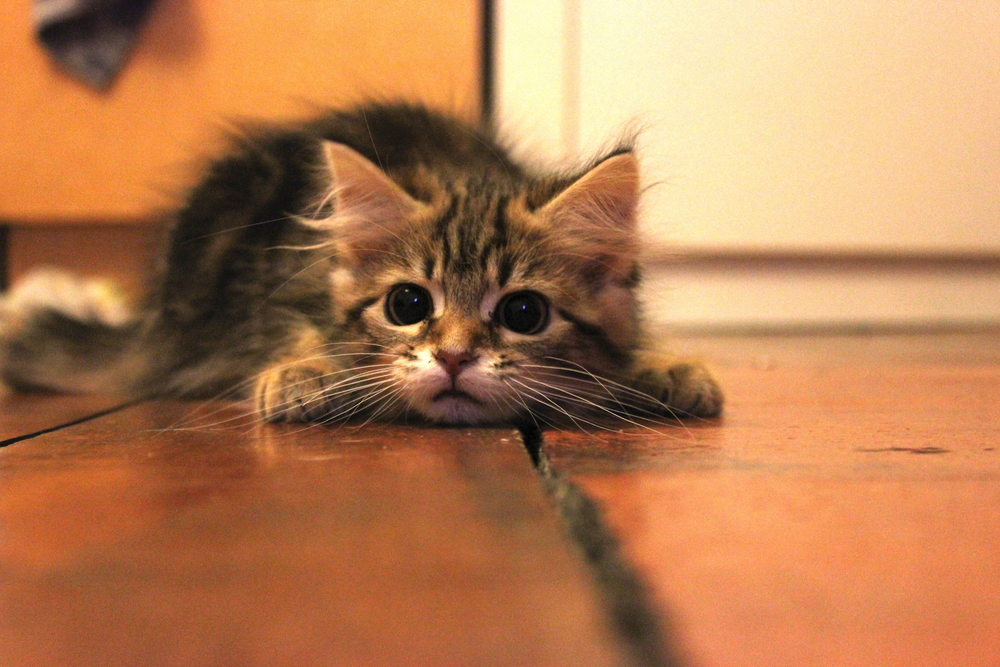
#> input picture OpenCV_Practice/chap2_file_camera_gui/MyPic.png, 1000 x 667 px, shrunk from 5184 x 3456 before the run
$ jupyter execute chap2_file_camera_gui.ipynb   (shell and % lines are left out)
#> lines starting #> are read from the running program, lines starting #| are printed output that depends on the picture
## 第二章：处理文件、摄像头、用户图形界面

#### 1 读写图像文件

[cell 1]
import numpy as np
import cv2 as cv
img = np.zeros((3,3), dtype=np.uint8)
img = cv.cvtColor(img, cv.COLOR_GRAY2BGR)

[cell 2]
print(img)

[cell 3]
img.shape

[cell 4]
from matplotlib import pyplot as plt
grayImage = cv.imread('MyPic.png', cv.IMREAD_GRAYSCALE)
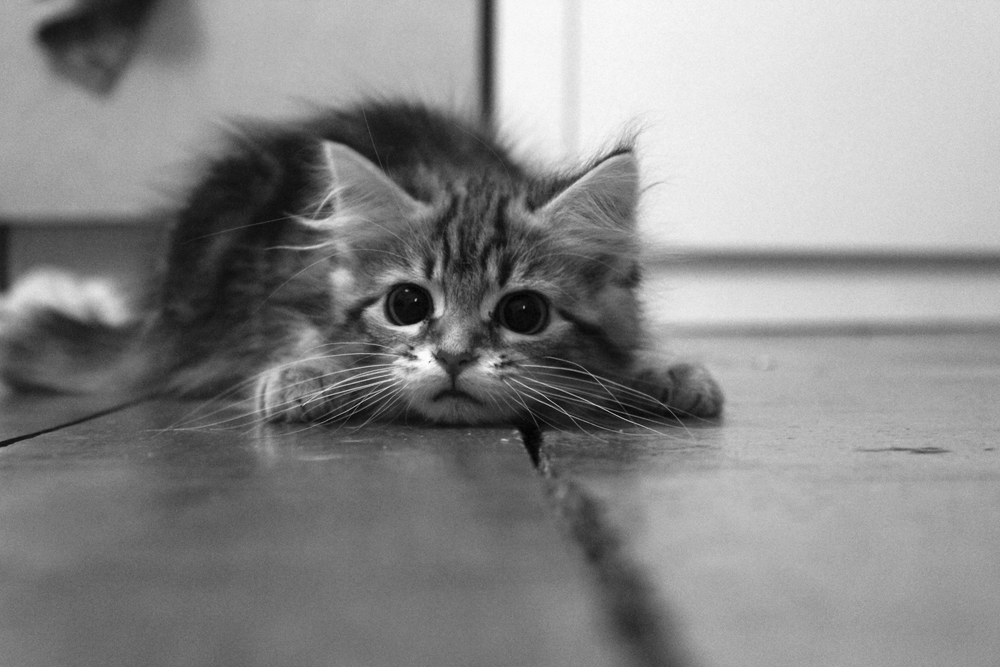
#> grayImage: shape (667, 1000); min 0, max 253, mean 137.1
cv.imwrite('MyPicGray.png', grayImage)
img = cv.imread('MyPic.png')
#> img is the input picture: shape (667, 1000, 3); mean B, G, R 83, 125.7, 181.7
my_roi = img[0:100, 0:100]
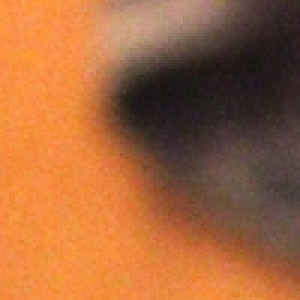
#> my_roi: shape (100, 100, 3) (shown 3 times larger); mean B, G, R 60.6, 102.3, 165.2
